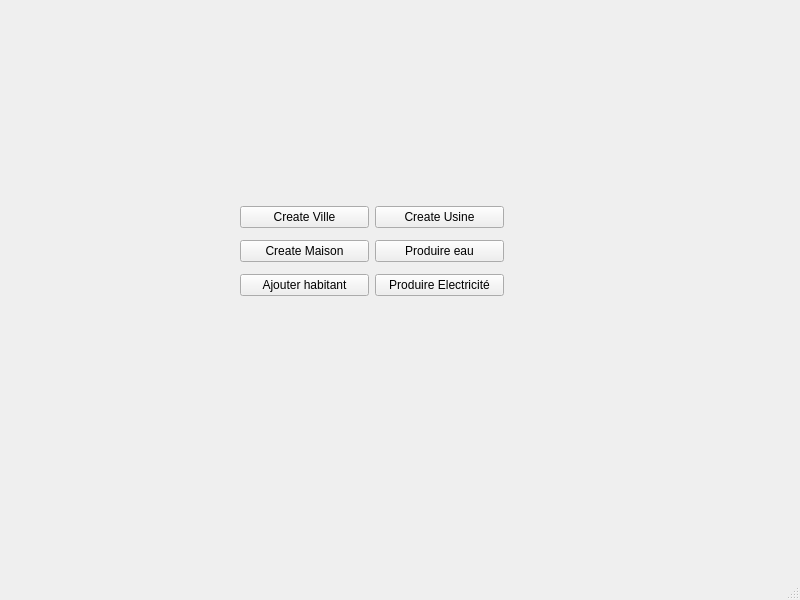
<?xml version="1.0" encoding="UTF-8"?>
<ui version="4.0">
 <class>MainWindow</class>
 <widget class="QMainWindow" name="MainWindow">
  <property name="geometry">
   <rect>
    <x>0</x>
    <y>0</y>
    <width>800</width>
    <height>600</height>
   </rect>
  </property>
  <property name="windowTitle">
   <string>MainWindow</string>
  </property>
  <widget class="QWidget" name="centralwidget">
   <widget class="QWidget" name="layoutWidget">
    <property name="geometry">
     <rect>
      <x>240</x>
      <y>200</y>
      <width>264</width>
      <height>105</height>
     </rect>
    </property>
    <layout class="QHBoxLayout" name="horizontalLayout">
     <item>
      <layout class="QVBoxLayout" name="verticalLayout">
       <item>
        <widget class="QPushButton" name="Create_Ville">
         <property name="text">
          <string>Create Ville</string>
         </property>
        </widget>
       </item>
       <item>
        <widget class="QPushButton" name="Create_Maison">
         <property name="text">
          <string>Create Maison</string>
         </property>
        </widget>
       </item>
       <item>
        <widget class="QPushButton" name="Ajouter_Habitant">
         <property name="text">
          <string>Ajouter habitant</string>
         </property>
        </widget>
       </item>
      </layout>
     </item>
     <item>
      <layout class="QVBoxLayout" name="verticalLayout_2">
       <item>
        <widget class="QPushButton" name="Create_Usine">
         <property name="text">
          <string>Create Usine</string>
         </property>
        </widget>
       </item>
       <item>
        <widget class="QPushButton" name="Produire_eau">
         <property name="text">
          <string>Produire eau</string>
         </property>
        </widget>
       </item>
       <item>
        <widget class="QPushButton" name="pushButton_6">
         <property name="text">
          <string>Produire Electricité</string>
         </property>
        </widget>
       </item>
      </layout>
     </item>
    </layout>
   </widget>
  </widget>
  <widget class="QMenuBar" name="menubar">
   <property name="geometry">
    <rect>
     <x>0</x>
     <y>0</y>
     <width>800</width>
     <height>25</height>
    </rect>
   </property>
  </widget>
  <widget class="QStatusBar" name="statusbar"/>
 </widget>
 <resources/>
 <connections/>
</ui>
